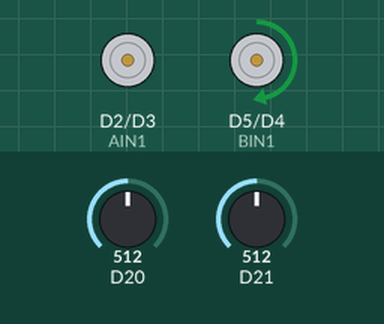
A sketch run on a simulated Arduino Zero (SAMD21). On the bench: motor-driver pin pairs drawn as motors (green arrow = first pin HIGH = forward, orange = second pin HIGH = backward, longer = more drive). Inputs (shaded band) come from the test bench; at power-on: D20 = 512, D21 = 512 (analog values on the 0–1023 scale).

Above: at 1.2 s.
1.3 s: D20 set to 600
2.8 s: D20 set to 626
At 4.0 s:
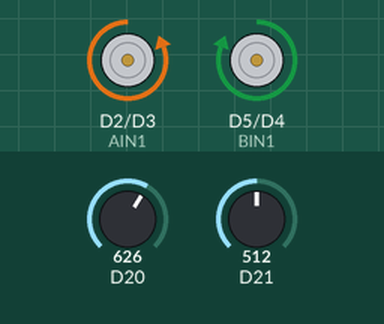
4.3 s: D21 set to 541
At 5.0 s:
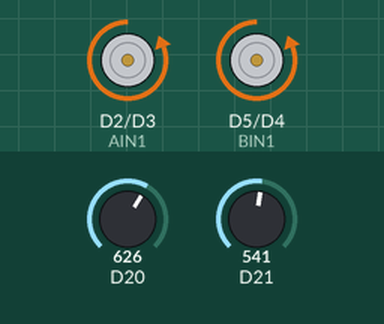
5.8 s: D20 set to 511
At 6.6 s:
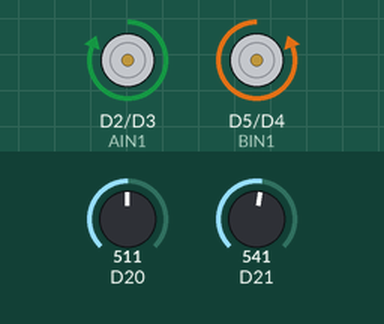
7.3 s: D20 set to 716
At 7.9 s:
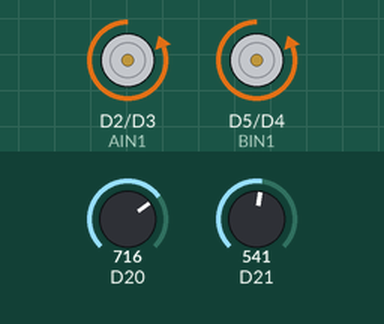
8.8 s: D20 set to 306
At 9.1 s:
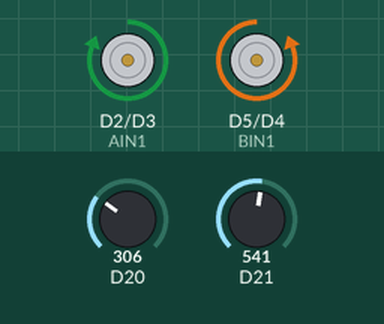
Timing chart, 0 to 11.3 s (numbered marks = the images above; inputs shaded):
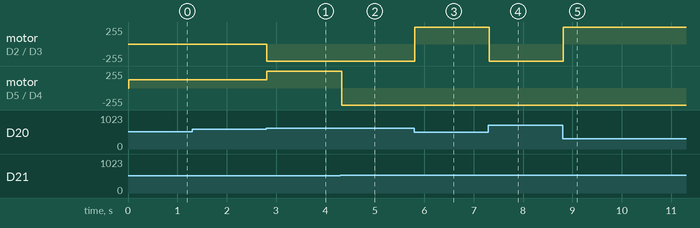

The sketch:

EvitarObtaculos.ino
```cpp
// EVITAR OBSTACULOS

// === Pines del robot ===
const int AIN1 = 2;
const int AIN2 = 3;
const int BIN1 = 5;
const int BIN2 = 4;

// === Pines de sensores Sharp ===
const int SENSOR_IZQ = A7;
const int SENSOR_DER = A6;

// === Umbral de distancia en cm ===
const int UMBRAL = 15;
const int VELOCIDAD = 125;
const int VELOCIDAD_GIRO = 255;

// === Variables de distancias ===
float distIzq, distDer;

// Calibración sensores
const float a1 = 201429.7845;
const float b1 = -1.2409;
const float a2 = 890559.3060;
const float b2 = -1.4085;

void setup() {
  analogReadResolution(12);
  pinMode(AIN1, OUTPUT);
  pinMode(AIN2, OUTPUT);
  pinMode(BIN1, OUTPUT);
  pinMode(BIN2, OUTPUT);
  Serial.begin(115200);
}

void loop() {
  distIzq = leerDistancia(SENSOR_IZQ);
  distDer = leerDistancia(SENSOR_DER);

  // === CONDICIONES ===

  if (distIzq > UMBRAL && distDer > UMBRAL) {
    avanzar();
  } else if (distIzq <= UMBRAL && distDer > UMBRAL) {
    girarDerecha();
  } else if (distIzq > UMBRAL && distDer <= UMBRAL) {
    girarIzquierda();
  } else {
    retroceder();
}

  delay(10);
}

// === Movimientos ===
void avanzar() {
  analogWrite(AIN1, VELOCIDAD);
  analogWrite(AIN2, 0);
  analogWrite(BIN1, VELOCIDAD);
  analogWrite(BIN2, 0);
}

void retroceder() {
  analogWrite(AIN1, 0);
  analogWrite(AIN2, VELOCIDAD_GIRO);
  analogWrite(BIN1, 0);
  analogWrite(BIN2, VELOCIDAD_GIRO);
}

void girarIzquierda() {
  analogWrite(AIN1, 0);
  analogWrite(AIN2, VELOCIDAD_GIRO);
  analogWrite(BIN1, VELOCIDAD_GIRO);
  analogWrite(BIN2, 0);
}

void girarDerecha() {
  analogWrite(AIN1, VELOCIDAD_GIRO);
  analogWrite(AIN2, 0);
  analogWrite(BIN1, 0);
  analogWrite(BIN2, VELOCIDAD_GIRO);
}

// === Lectura rápida de sensor Sharp ===
float leerDistancia(int pin) {
  const int n = 5; // más rápido
  long sum = 0;
  for (int i = 0; i < n; i++) {
    sum += analogRead(pin);
    delay(1);
  }
  float adc = sum / float(n);
  if (pin == SENSOR_IZQ) {
    return a1 * pow(adc, b1);
  } else {
    return a2 * pow(adc, b2);
  }
}
```

Measured:
- the behaviour switches between 612 and 613 on D20 (found by bisection; images 0 and 1)
- the behaviour switches between 530 and 531 on D21 (found by bisection; images 1 and 2)
- after the input at 1.3 s, every drawn part: stays the same
- after the input at 2.8 s, motor on D2 (AIN1) / D3 (AIN2): stopped → backward 255/255 at once; motor on D5 (BIN1) / D4 (BIN2): forward 125/255 → forward 255/255 at once
- after the input at 4.3 s, motor on D5 (BIN1) / D4 (BIN2): forward 255/255 → backward 255/255 at once
- after the input at 5.8 s, motor on D2 (AIN1) / D3 (AIN2): backward 255/255 → forward 255/255 at once
- after the input at 7.3 s, motor on D2 (AIN1) / D3 (AIN2): forward 255/255 → backward 255/255 at once
- after the input at 8.8 s, motor on D2 (AIN1) / D3 (AIN2): backward 255/255 → forward 255/255 at once
